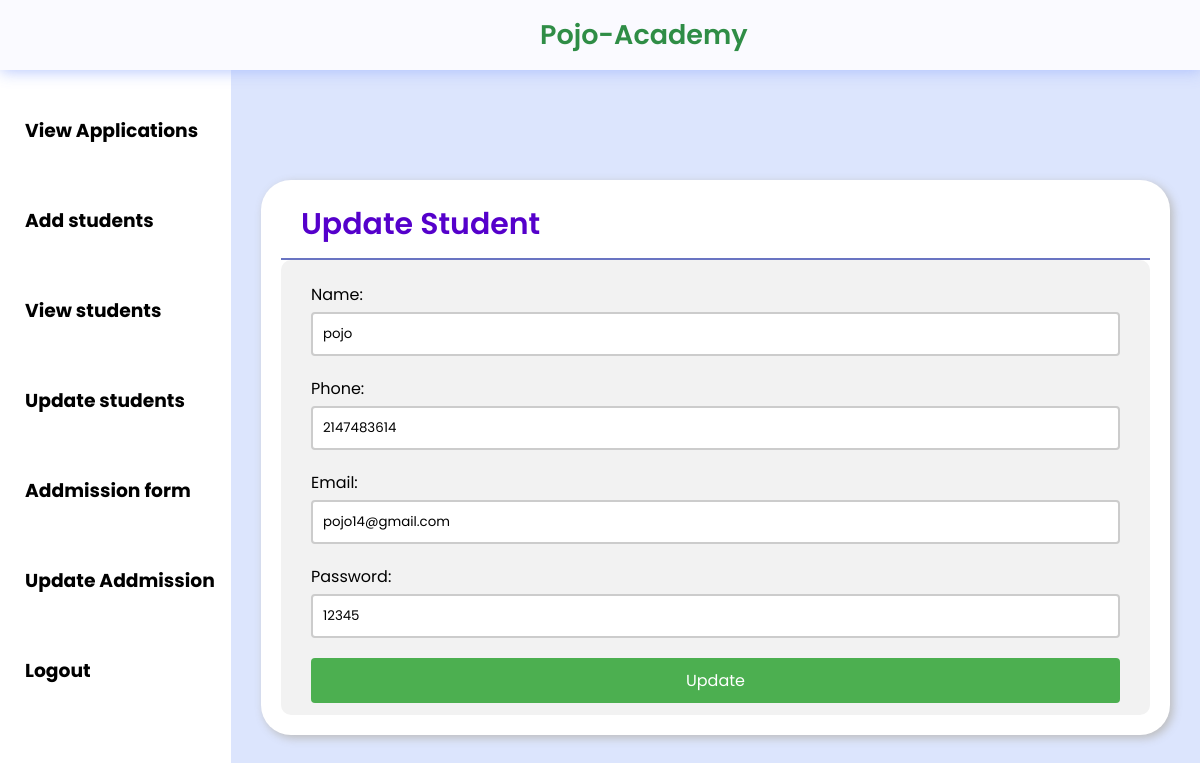
Page /admin/update_student.php?student_id=7 (signed in) on the committed database.
### tables this page shows
CREATE TABLE `user` (
  `id` int(11) NOT NULL,
  `username` varchar(50) DEFAULT NULL,
  `phone` int(30) DEFAULT NULL,
  `email` varchar(50) DEFAULT NULL,
  `usertype` varchar(50) DEFAULT NULL,
  `password` varchar(50) DEFAULT NULL
);

### admin/update_student.php (the view, shortened to what this page needs)
<?php
$host = "localhost";
$user = "root";
$password = "";
$db = "schoolproject";
$data = mysqli_connect($host, $user, $password, $db);
$id = $_GET['student_id'];
$sql = "SELECT * FROM user WHERE id='$id' ";
$result = mysqli_query($data, $sql);
$info = $result->fetch_assoc();
?>
<!DOCTYPE html>
<html lang="en">
<head>
    <link rel="stylesheet" href="./admin_css/Add_Student.css">
</head>
<body>
    <?php
    include 'sidebar_admin.php';
    ?>
    <div class="main">
        <div class="report-container">
            <div class="report-header">
                <h1 class="recent-Articles">Update Student</h1>
            </div>
            <form action="#" method="POST" autocomplete="off">
                <label for="name">Name:</label>
                <input type="text" id="name" name="username" value="<?php echo "{$info['username']}"; ?>"
                    placeholder="Name. e.g. Tony Stark" required>
                <label for="phone">Phone:</label>
                <input type="tel" id="phone" name="phone" value="<?php echo "{$info['phone']}"; ?>"
                    placeholder="Phone no. e.g. 9345124563" required>
                <label for="email">Email:</label>
                <input type="email" id="email" name="email" value="<?php echo "{$info['email']}"; ?>"
                    placeholder="Email. e.g. tonyStark@ironman.com" required>
                <label for="password">Password:</label>
                <input type="text" id="password" name="password" value="<?php echo "{$info['password']}"; ?>"
                    placeholder="Password e.g. tony#123@" required>
                <button type="submit" value="update" name="update">Update</button>
            </form>
        </div>
    </div>
</body>
</html>

### admin/admin_css/Add_Student.css (style rules this page uses)
form { margin: 0 auto; display: flex; flex-direction: column; background-color: #f2f2f2; padding: 12px 30px; border-radius: 10px; }
label { margin-top: 10px; margin-bottom: 5px; }
input[type="text"], input[type="email"], input[type="tel"], input[type="password"] { padding: 10px; border: 2px solid #ccc; border-radius: 4px; width: 100%; margin-bottom: 10px; }
button[type="submit"] { background-color: #4CAF50; color: white; padding: 10px; border: none; border-radius: 4px; cursor: pointer; font-size: 16px; margin-top: 10px; }

### Styles/Admin.css (style rules this page uses)
* { margin: 0; padding: 0; box-sizing: border-box; font-family: "Poppins", sans-serif; }
:root { --background-color1: #fafaff; --background-color2: #ffffff; --background-color3: #ededed; --background-color4: #cad7fda4; --primary-color: #4b49ac; --secondary-color: #0c007d; --Border-color: #3f0097; --one-use-color: #3f0097; --two-use-color: #5500cb; }
body { background-color: var(--background-color4); max-width: 100%; overflow-x: hidden; }
.main { height: calc(100vh - 70px); width: 87vw; overflow-y: scroll; overflow-x: hidden; padding: 40px 30px 30px 30px; }
.report-container { min-height: 300px; max-width: 1200px; margin: 70px auto 0px auto; background-color: #ffffff; border-radius: 30px; box-shadow: 3px 3px 10px rgb(188, 188, 188); padding: 0px 20px 20px 20px; }
.report-header { height: 80px; width: 100%; display: flex; align-items: center; justify-content: space-between; padding: 20px 20px 10px 20px; border-bottom: 2px solid rgba(0, 20, 151, 0.59); }
.recent-Articles { font-size: 30px; font-weight: 600; color: #5500cb; }

### rows in the picture
user: username "pojo", phone "2147483614", email "pojo14@gmail.com", password "12345"
